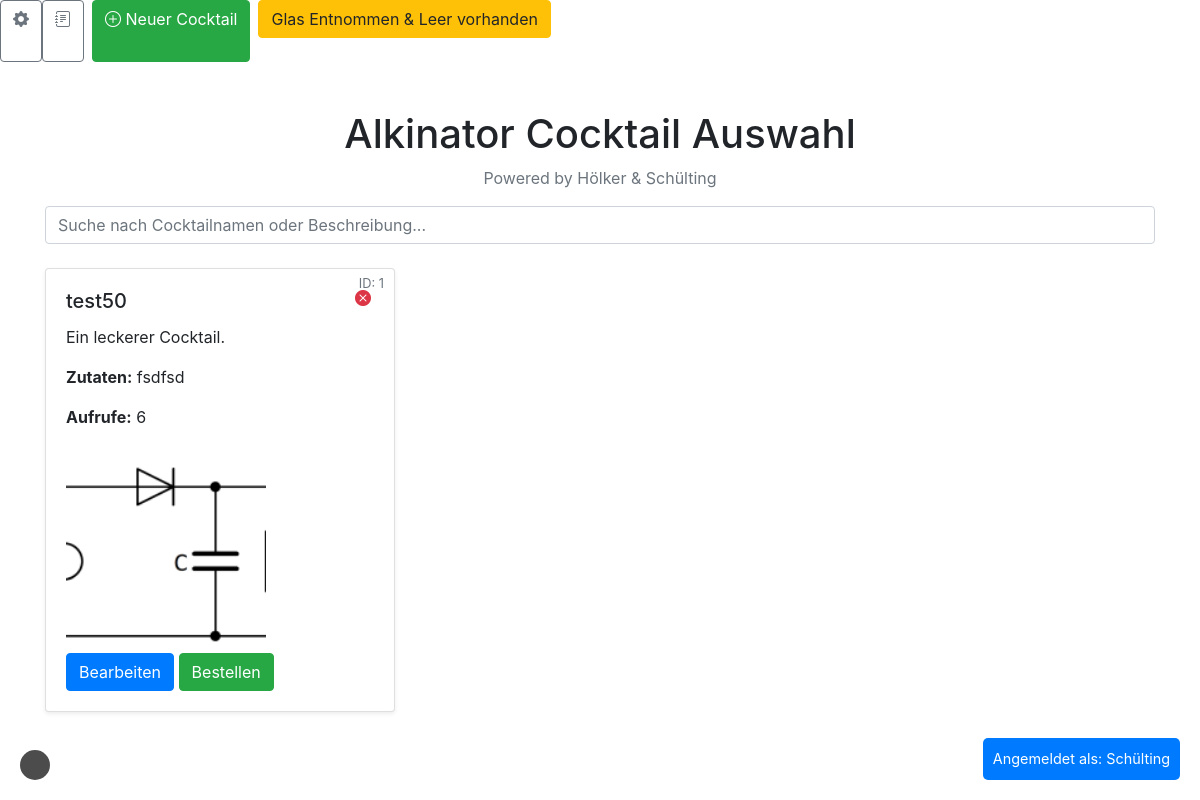
Before: / with the older database file.
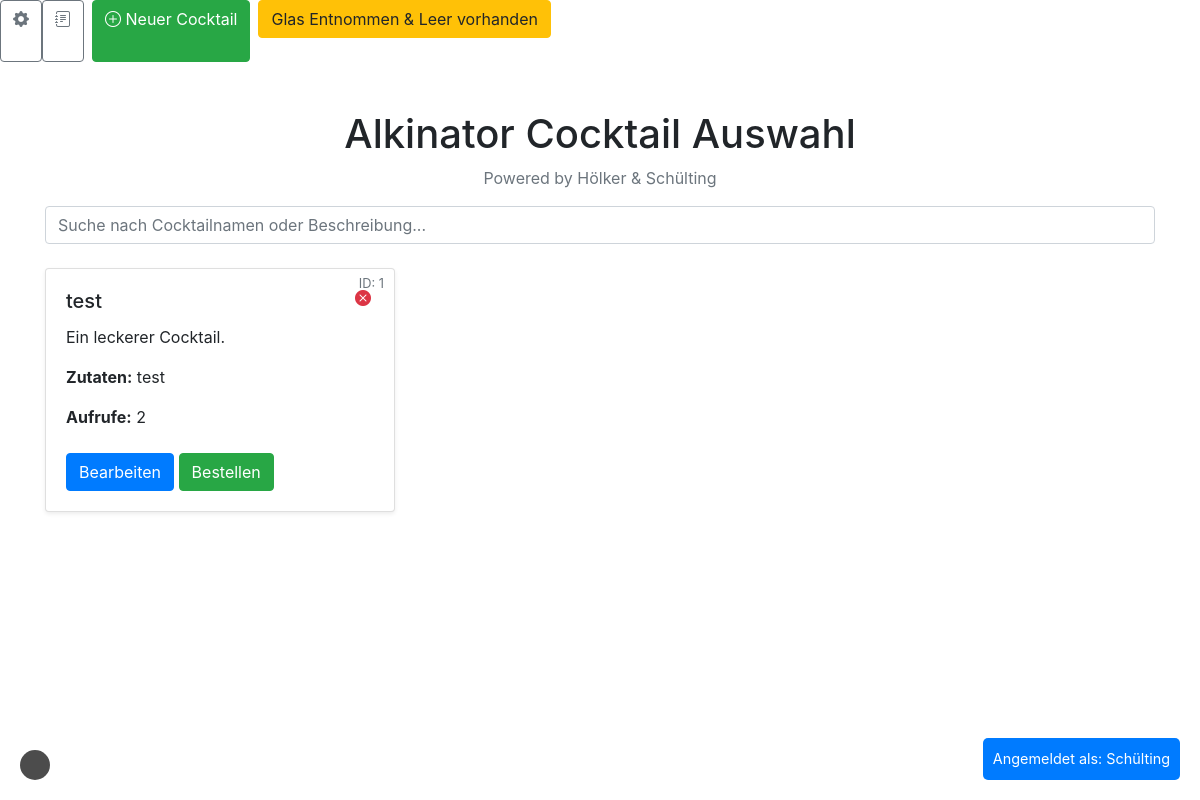
After: the same page with the newer database file.
### tables this page shows
CREATE TABLE cocktails (
        id INTEGER PRIMARY KEY AUTOINCREMENT,
        name TEXT NOT NULL,
        ingredients TEXT NOT NULL,
        description TEXT,
        image_path TEXT,
        counter INTEGER DEFAULT 0
    );

### app.py (the view)
@app.route('/')
def index():
    user_agent = request.headers.get('User-Agent')
    ip_address = request.remote_addr
    with get_db_connection() as conn:
        cursor = conn.cursor()
        cursor.execute(
            '''
            SELECT username FROM users WHERE user_agent = ? OR ip_address = ?
            ''',
            (user_agent, ip_address)
        )
        user = cursor.fetchone()
        if user:
            session['user'] = user['username']  # Benutzer erkannt, in die Session setzen
        else:
            return redirect(url_for('register'))  # Benutzer nicht erkannt, zur Registrierung leiten
    cocktails = cursor.execute('SELECT * FROM cocktails ORDER BY counter DESC').fetchall()
    return render_template('index.html', cocktails=cocktails)

### app.py (called while the page is built)
def get_db_connection():
    def trace_callback(sql):
        with open('sql_log.txt', 'a') as f:
            f.write(f"[SQL TRACE]: {sql}\n")
    conn = sqlite3.connect('cocktails.db', timeout=10)
    conn.row_factory = sqlite3.Row
    conn.set_trace_callback(trace_callback)  # Logging aktivieren
    return conn

@app.context_processor
def inject_global_settings():
    with get_db_connection() as conn:
        cursor = conn.cursor()
        cursor.execute('SELECT value FROM settings WHERE name = ?', ('global_cocktail_access',))
        global_access = cursor.fetchone()
        global_access = global_access['value'] == '1' if global_access else False
    return dict(global_access=global_access)

### templates/index.html (shortened to what this page needs)
<!DOCTYPE html>
<html lang="de">
<head>
    <link href="https://stackpath.bootstrapcdn.com/bootstrap/4.5.2/css/bootstrap.min.css" rel="stylesheet">
    <link rel="stylesheet" href="https://cdnjs.cloudflare.com/ajax/libs/bootstrap-icons/1.8.1/font/bootstrap-icons.min.css">
</head>
<body>
    <div class="header-icons d-flex">
        {% if session.get('user') in ['Hölker', 'Schülting'] or global_access %}
            {% if session.get('user') in ['Hölker', 'Schülting'] %}
            <a href="{{ url_for('settings') }}" class="btn btn-outline-secondary" title="Einstellungen">
                <i class="bi bi-gear-fill"></i>
            </a>
            <a href="{{ url_for('order_logs') }}" class="btn btn-outline-secondary" title="Logs">
                <i class="bi bi-journal-text"></i>
            </a>
            {% endif %}
            <a href="{{ url_for('create_cocktail') }}" class="btn btn-success mx-2">
                <i class="bi bi-plus-circle me-1"></i> Neuer Cocktail
            </a>
            <div class="text-center mb-4">
                <button class="btn btn-warning" onclick="confirmGlasEntnommen()">Glas Entnommen & Leer vorhanden</button>
            </div>
        {% else %}
            <div class="text-center mb-4">
                <button class="btn btn-warning" onclick="confirmGlasEntnommen()">Glas Entnommen & Leer vorhanden</button>
            </div>
        {% endif %}
    </div>
    <div class="container mt-5">
        <h1 class="text-center">Alkinator Cocktail Auswahl</h1>
        <p class="text-center text-muted">Powered by Hölker & Schülting</p>
        <div class="mb-4">
            <input type="text" id="search-input" class="form-control" placeholder="Suche nach Cocktailnamen oder Beschreibung..." oninput="filterCocktails()">
        </div>
        <div id="cocktail-container" class="row">
            {% for cocktail in cocktails %}
            <div class="col-md-4 mb-4 cocktail-card" data-name="{{ cocktail['name']|lower }}" data-description="{{ cocktail['description']|lower }}">
                <div class="card shadow-sm position-relative">
                    <span class="cocktail-id">ID: {{ cocktail['id'] }}</span>
                    {% if session.get('user') in ['Hölker', 'Schülting'] %}
                        <button class="btn btn-link text-danger position-absolute"
                                style="top: 10px; right: 10px;"
                                onclick="deleteCocktail({{ cocktail['id'] }})"
                                title="Rezept löschen">
                            <i class="bi bi-x-circle-fill"></i>
                        </button>
                    {% endif %}
                    <div class="card-body">
                        <h5 class="card-title">{{ cocktail['name'] }}</h5>
                        <p class="card-text">{{ cocktail['description'] or "Ein leckerer Cocktail." }}</p>
                        <p><strong>Zutaten:</strong> {{ cocktail['ingredients'] }}</p>
                        <p><strong>Aufrufe:</strong> {{ cocktail['counter'] }}</p>
                        {% if cocktail['image_path'] %}
                        <img src="{{ url_for('static', filename=cocktail['image_path']) }}"
                            alt="{{ cocktail['name'] }}"
                            class="cocktail-image">
                        {% endif %}
                        {% if session.get('user') in ['Hölker', 'Schülting'] or global_access %}
                        <a href="{{ url_for('edit_cocktail', id=cocktail['id']) }}" class="btn btn-primary mt-2">Bearbeiten</a>
                        {% endif %}
                        <button onclick="orderCocktail({{ cocktail['id'] }})" class="btn btn-success mt-2">Bestellen</button>
                    </div>
                </div>
            </div>
            {% endfor %}
        </div>
    </div>
    <div id="current-user">
        {% if session.get('user') %}
            Angemeldet als: {{ session['user'] }}
        {% else %}
            Nicht angemeldet
        {% endif %}
    </div>
    <a href="{{ url_for('order_queue') }}" class="order-queue-link">
    </a>
</body>
</html>

Changed rows visible on the page:
changed cocktails "Ein leckerer Cocktail.": name "test50" → "test"; ingredients "fsdfsd" → "test"; counter "6" → "2"; image_path: picture removed
